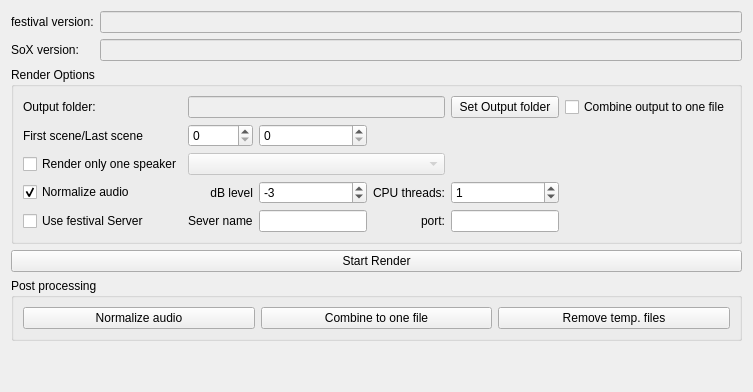
       <widget class="QWidget" name="tabRender">
        <attribute name="title">
         <string>Render</string>
        </attribute>
        <layout class="QGridLayout" name="gridLayout_7">
         <item row="1" column="1">
          <widget class="QLineEdit" name="leFestivalVersion">
           <property name="enabled">
            <bool>false</bool>
           </property>
           <property name="readOnly">
            <bool>true</bool>
           </property>
          </widget>
         </item>
         <item row="3" column="0" colspan="2">
          <widget class="QGroupBox" name="grRenderOptions">
           <property name="title">
            <string>Render Options</string>
           </property>
           <layout class="QGridLayout" name="gridLayout_13">
            <item row="7" column="2">
             <widget class="QSpinBox" name="spindBLevel">
              <property name="minimum">
               <number>-99</number>
              </property>
              <property name="maximum">
               <number>0</number>
              </property>
              <property name="value">
               <number>-3</number>
              </property>
             </widget>
            </item>
            <item row="7" column="1">
             <widget class="QLabel" name="label_7">
              <property name="text">
               <string>dB level</string>
              </property>
              <property name="alignment">
               <set>Qt::AlignRight|Qt::AlignTrailing|Qt::AlignVCenter</set>
              </property>
             </widget>
            </item>
            <item row="5" column="1" colspan="3">
             <widget class="QComboBox" name="cmbSpeakerSelect">
              <property name="enabled">
               <bool>false</bool>
              </property>
             </widget>
            </item>
            <item row="7" column="3">
             <widget class="QLabel" name="lblThreads">
              <property name="text">
               <string>CPU threads:</string>
              </property>
              <property name="alignment">
               <set>Qt::AlignRight|Qt::AlignTrailing|Qt::AlignVCenter</set>
              </property>
             </widget>
            </item>
            <item row="2" column="4">
             <widget class="QPushButton" name="butSetOutputFolder">
              <property name="text">
               <string>Set Output folder</string>
              </property>
             </widget>
            </item>
            <item row="7" column="4">
             <widget class="QSpinBox" name="spinCPUthreads">
              <property name="value">
               <number>1</number>
              </property>
             </widget>
            </item>
            <item row="4" column="1">
             <widget class="QSpinBox" name="spinSceneOffset">
              <property name="minimum">
               <number>0</number>
              </property>
              <property name="maximum">
               <number>9999</number>
              </property>
             </widget>
            </item>
            <item row="7" column="0">
             <widget class="QCheckBox" name="chbNormalizeAudio">
              <property name="sizePolicy">
               <sizepolicy hsizetype="Fixed" vsizetype="Fixed">
                <horstretch>0</horstretch>
                <verstretch>0</verstretch>
               </sizepolicy>
              </property>
              <property name="text">
               <string>Normalize audio</string>
              </property>
              <property name="checked">
               <bool>true</bool>
              </property>
             </widget>
            </item>
            <item row="5" column="0">
             <widget class="QCheckBox" name="chbLimitSpeaker">
              <property name="text">
               <string>Render only one speaker</string>
              </property>
             </widget>
            </item>
            <item row="2" column="0">
             <widget class="QLabel" name="lblOutputFolder">
              <property name="text">
               <string>Output folder: </string>
              </property>
             </widget>
            </item>
            <item row="4" column="0">
             <widget class="QLabel" name="label_5">
              <property name="text">
               <string>First scene/Last scene</string>
              </property>
             </widget>
            </item>
            <item row="2" column="1" colspan="3">
             <widget class="QLineEdit" name="leOutputFolder">
              <property name="enabled">
               <bool>false</bool>
              </property>
             </widget>
            </item>
            <item row="4" column="2">
             <widget class="QSpinBox" name="spinLastScene">
              <property name="maximum">
               <number>9999</number>
              </property>
             </widget>
            </item>
            <item row="2" column="5">
             <widget class="QCheckBox" name="chbCombine">
              <property name="text">
               <string>Combine output to one file</string>
              </property>
             </widget>
            </item>
            <item row="8" column="0">
             <widget class="QCheckBox" name="chbUseServer">
              <property name="sizePolicy">
               <sizepolicy hsizetype="Fixed" vsizetype="Fixed">
                <horstretch>0</horstretch>
                <verstretch>0</verstretch>
               </sizepolicy>
              </property>
              <property name="text">
               <string>Use festival Server</string>
              </property>
             </widget>
            </item>
            <item row="8" column="2">
             <widget class="QLineEdit" name="leFestivalServerName"/>
            </item>
            <item row="8" column="1">
             <widget class="QLabel" name="label_25">
              <property name="text">
               <string>Sever name</string>
              </property>
             </widget>
            </item>
            <item row="8" column="3">
             <widget class="QLabel" name="label_26">
              <property name="text">
               <string>port:</string>
              </property>
              <property name="alignment">
               <set>Qt::AlignRight|Qt::AlignTrailing|Qt::AlignVCenter</set>
              </property>
             </widget>
            </item>
            <item row="8" column="4">
             <widget class="QLineEdit" name="leFestivalServerPort"/>
            </item>
           </layout>
          </widget>
         </item>
         <item row="1" column="0">
          <widget class="QLabel" name="label_9">
           <property name="text">
            <string>festival version:</string>
           </property>
          </widget>
         </item>
         <item row="2" column="1">
          <widget class="QLineEdit" name="leSoXversion">
           <property name="enabled">
            <bool>false</bool>
           </property>
           <property name="readOnly">
            <bool>true</bool>
           </property>
          </widget>
         </item>
         <item row="8" column="0" colspan="2">
          <widget class="QGroupBox" name="grPostProcessing">
           <property name="title">
            <string>Post processing</string>
           </property>
           <layout class="QGridLayout" name="gridLayout_12">
            <item row="1" column="0">
             <widget class="QPushButton" name="butNormailzeAudio">
              <property name="text">
               <string>Normalize audio</string>
              </property>
             </widget>
            </item>
            <item row="1" column="2">
             <widget class="QPushButton" name="butRemoveFiles">
              <property name="text">
               <string>Remove temp. files</string>
              </property>
             </widget>
            </item>
            <item row="1" column="1">
             <widget class="QPushButton" name="butCombineAudio">
              <property name="text">
               <string>Combine to one file</string>
              </property>
             </widget>
            </item>
           </layout>
          </widget>
         </item>
         <item row="2" column="0">
          <widget class="QLabel" name="label_10">
           <property name="text">
            <string>SoX version:</string>
           </property>
          </widget>
         </item>
         <item row="9" column="1">
          <spacer name="verticalSpacer_2">
           <property name="orientation">
            <enum>Qt::Vertical</enum>
           </property>
           <property name="sizeHint" stdset="0">
            <size>
             <width>20</width>
             <height>40</height>
            </size>
           </property>
          </spacer>
         </item>
         <item row="4" column="0" colspan="2">
          <widget class="QPushButton" name="butRender">
           <property name="enabled">
            <bool>true</bool>
           </property>
           <property name="text">
            <string>Start Render</string>
           </property>
          </widget>
         </item>
        </layout>
       </widget>
